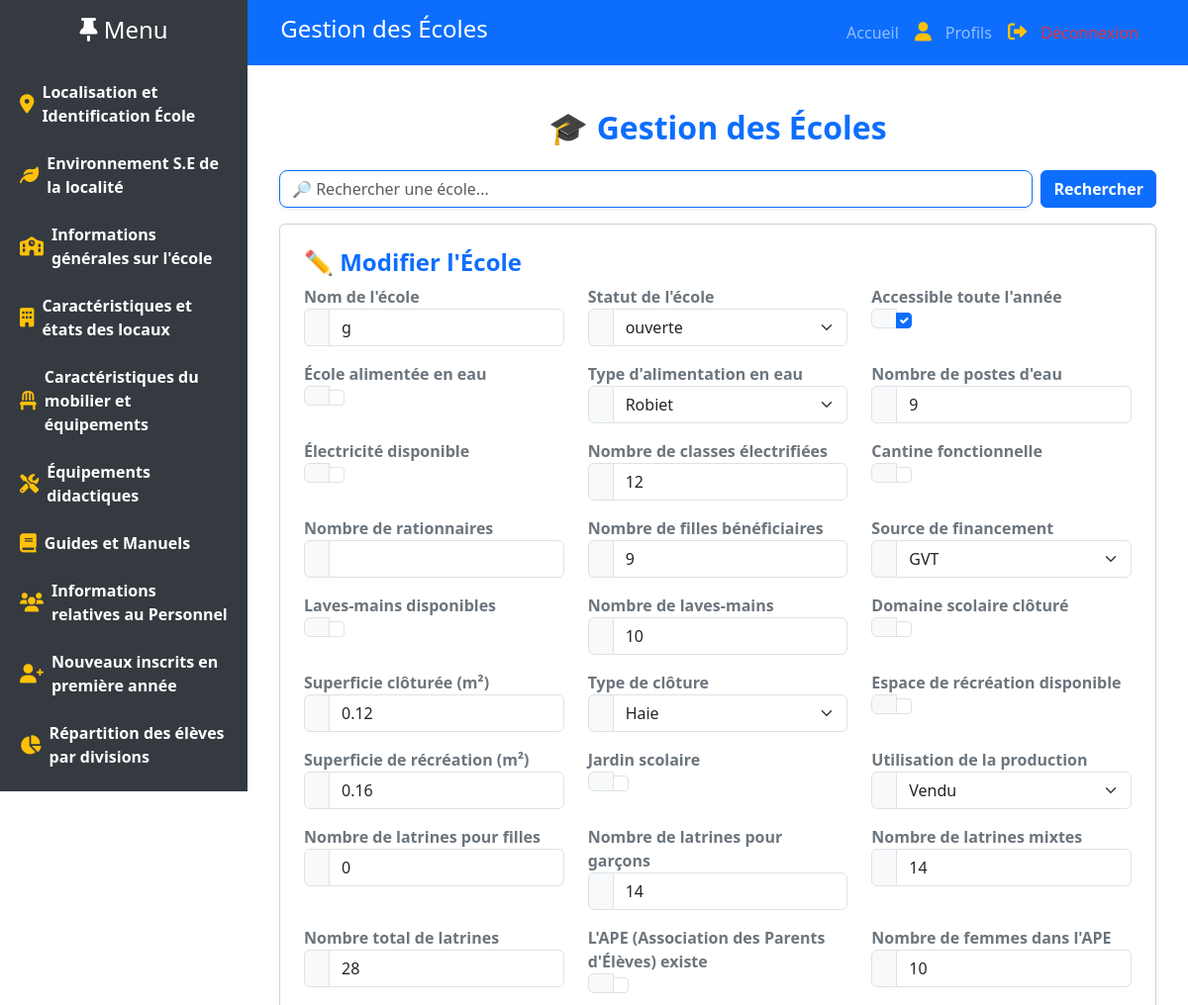
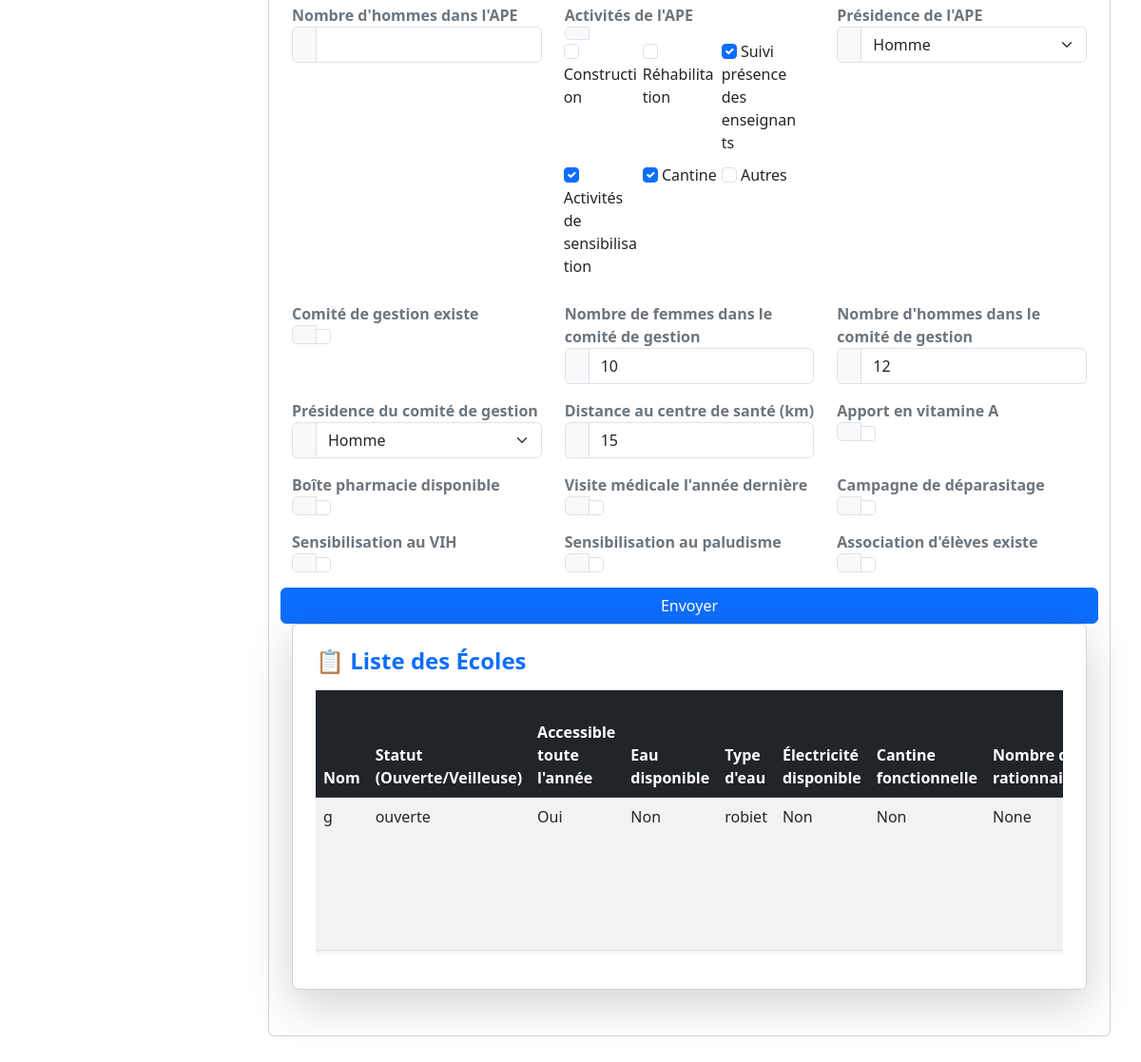
Page /ecoles/1/ on the committed database (2 pictures, top to bottom).
### app/models.py (models this page shows, shortened)
class Ecole(models.Model):
    nom = models.CharField(max_length=200)  # Nom de l'école
    info_ecole = models.CharField(max_length=20, choices=[
        ('ouverte', 'ouverte'),
        ('veilleuse', 'Veilleuse')
    ], null=True, blank=True)  # Statut de l'école
    accessible_toute_annee = models.BooleanField()  # Accessible toute l'année
    eau_disponible = models.BooleanField()  # École alimentée en eau
    type_eau = models.CharField(max_length=20, choices=[
        ('robiet', 'Robiet'),
        ('citerne', 'Citerne'),
        ('puits_avec_cloture', 'Puits avec cloture'),
        ('puits_avec_margelle', 'Puits avec margelle'),
    ], null=True, blank=True)
    nb_postes_eau = models.IntegerField(null=True, blank=True)  # Nombre de postes d'eau
    electricite_disponible = models.BooleanField()  # Électricité disponible
    nb_classes_electrifiees = models.IntegerField(null=True, blank=True)
    cantine_fonctionnelle = models.BooleanField()
    nb_rationnaires = models.IntegerField(null=True, blank=True)  # Nombre de rationnaires
    nb_de_fille_beneficiaires = models.IntegerField(null=True, blank=True)
    source_financement = models.CharField(max_length=20, choices=[
        ('gvt', 'GVT'),
        ('pam', 'PAM'),
        ('autres', 'Autres'),
    ], null=True, blank=True)  # Ex : Gvt, PAN, etc.
    laves_mains_disponibles = models.BooleanField()
    nb_laves_mains = models.IntegerField(null=True, blank=True)
    domaine_cloture = models.BooleanField()  # Domaine scolaire clôturé
    superficie_cloture = models.DecimalField(max_digits=10, decimal_places=2, null=True, blank=True)
    type_cloture = models.CharField(max_length=20, choices=[
        ('dur', 'Dur'),
        ('banco', 'Banco'),
        ('haie', 'Haie'),
        ('grillage', 'Grillage'),
        ('semi_dur', 'Semi-dur'),
    ], null=True, blank=True)
    espace_recreation_disponible = models.BooleanField()
    superficie_recreation = models.DecimalField(max_digits=10, decimal_places=2, null=True, blank=True)  # Superficie en m²
    jardin_scolaire = models.BooleanField()
    utilisation_de_la_produit = models.CharField(max_length=20, choices=[
        ('vendu', 'Vendu'),
        ('distribue', 'Distribue'),
        ('cantine', 'Cantine'),
    ], null=True, blank=True)  # Utilisation de la production
    nb_latrines_filles = models.IntegerField(default=0, blank=True, null=True)
    nb_latrines_garcons = models.IntegerField(default=0, blank=True, null=True)
    nb_latrines_mixt = models.IntegerField(default=0, blank=True, null=True)
    nb_total_latrines = models.IntegerField(default=0, blank=True, null=True)  # Total calculé
    ape_existe = models.BooleanField()  # APE (Association des Parents d'Élèves) existe
    femmes_ape = models.IntegerField(null=True, blank=True)
    hommes_ape = models.IntegerField(null=True, blank=True)
    activites_ape = models.ManyToManyField(
        'Activite_APE',
        related_name="ecoles",
        help_text="Sélectionnez jusqu'à trois activités."
    )  # Modèle pour stocker les activités
    presidence_ape = models.CharField(max_length=20, choices=[
        ('homme', 'Homme'),
        ('femme', 'Femme'),
    ], null=True, blank=True)  # Normaliser 'Femme' en 'femme'
    comite_gestion_existe = models.BooleanField()
    femmes_comite = models.IntegerField(null=True, blank=True)
    hommes_comite = models.IntegerField(null=True, blank=True)
    presidence_comite = models.CharField(max_length=20, choices=[
        ('homme', 'Homme'),
        ('femme', 'Femme'),
    ], null=True, blank=True)
    distance_centre_sante = models.IntegerField(null=True, blank=True)  # Distance en km
    apport_en_vitamine_A = models.BooleanField()  # Supprimer la duplication de ce champ
    boite_pharmacie_disponible = models.BooleanField()
    visite_médicale_année_dernière = models.BooleanField()
    campagne_de_déparasitage = models.BooleanField()
    campagne_de_sensibilisation_au_VIH = models.BooleanField()  # Sensibilisation au VIH
    campagne_de_sensibilisation_au_palu = models.BooleanField()
    association_eleve = models.BooleanField()

### app/views.py (the view)
# urls.py: path('ecoles/', gestion_ecole, name='gestion_ecole'),
def gestion_ecole(request, pk=None):
    ecole = get_object_or_404(Ecole, pk=pk) if pk else Ecole()
    query = request.GET.get('q', '').strip()  # Supprime les espaces inutiles
    if query:
        ecoles = Ecole.objects.filter(
            Q(nom__icontains=query) | Q(nouveau_code__icontains=query)
        )
    else:
        ecoles = Ecole.objects.all()
    if request.method == "POST":
        form = EcoleForm(request.POST, instance=ecole)
        if form.is_valid():
            form.save()
            messages.success(request, "École enregistrée avec succès !")
            return redirect('gestion_ecole')  # Redirection après succès
        else:
            messages.error(request, "Veuillez corriger les erreurs dans le formulaire.")
    else:
        form = EcoleForm(instance=ecole)
    return render(request, 'app/gestion_ecole.html', {
        'form': form,
        'ecoles': ecoles,
        'ecole': ecole,
        'query': query
    })

### app/models.py (called while the page is built)
    def __str__(self):
        return self.get_nom_display()

### app/templates/app/gestion_ecole.html (shortened to what this page needs)
{% extends 'base.html' %}
{% block content %}
    <div class="container mt-4">
        <h2 class="text-center mb-4 text-primary fw-bold">🎓 Gestion des Écoles</h2>
        <form method="GET" class="mb-3 d-flex">
            <input type="text" name="q" class="form-control me-2 border-primary shadow-sm rounded-3" placeholder="🔎 Rechercher une école..." value="{{ query }}">
            <button type="submit" class="btn btn-primary fw-bold">Rechercher</button>
        </form>
    <div class="card p-4 mb-4">
        <h4 class="text-primary fw-bold">
            {% if ecole %}✏ Modifier l'École{% else %}🏫 Ajouter une École{% endif %}
        </h4>
        <form method="post">
            <div class="row">
                {% for field in form %}
                    <div class="col-md-4 col-sm-6 mb-3">
                        <label class="fw-bold text-secondary">{{ field.label }}</label>
                        <div class="input-group">
                            <span class="input-group-text bg-light text-muted"></span>
                            {% if field.name == 'activites_ape' %}
                                <div class="checkbox-group">
                                    {% for checkbox in field %}
                                        <div class="checkbox-item">
                                            {{ checkbox.tag }} {{ checkbox.choice_label }}
                                        </div>
                                    {% endfor %}
                                </div>
                            {% else %}
                                {{ field }}
                            {% endif %}
                        </div>
                    </div>
                {% endfor %}
            <button type="submit" class="btn btn-primary">Envoyer</button>
        </form>
    </div>
     <div class="card p-4 shadow-lg mb-4">
            <h4 class="text-primary fw-bold mb-3">📋 Liste des Écoles</h4>
            <div class="table-responsive">
                <table class="table table-striped table-hover shadow-sm">
                <thead class="table-dark text-white">
                    <tr>
                        <th>Nom</th>
                        <th>Statut (Ouverte/Veilleuse)</th>
                        <th>Accessible toute l'année</th>
                        <th>Eau disponible</th>
                        <th>Type d'eau</th>
                        <th>Électricité disponible</th>
                        <th>Cantine fonctionnelle</th>
                        <th>Nombre de rationnaires</th>
                </thead>
                <tbody>
                    {% for ecole in ecoles %}
                        <td>{{ ecole.nom }}</td>
                        <td>{{ ecole.info_ecole }}</td>
                        <td>{{ ecole.accessible_toute_annee|yesno:"Oui,Non" }}</td>
                        <td>{{ ecole.eau_disponible|yesno:"Oui,Non" }}</td>
                        <td>{{ ecole.type_eau }}</td>
                        <td>{{ ecole.electricite_disponible|yesno:"Oui,Non" }}</td>
                        <td>{{ ecole.cantine_fonctionnelle|yesno:"Oui,Non" }}</td>
                        <td>{{ ecole.nb_rationnaires }}</td>
                    {% empty %}
                    <tr>
                        <td colspan="3" class="text-center">⛔ Aucune école trouvée.</td>
                    </tr>
                    {% endfor %}
                </tbody>
            </table>
        </div>
    </div>
{% endblock %}

### static/images/css/style.css (style rules this page uses)
body { font-family: 'Poppins', sans-serif; background-color: #f8f9fa; }
.container { margin-left: 320px; }

### app/templates/app/gestion_ecole.html (style rules this page uses)
.checkbox-group { display: flex; flex-wrap: wrap; }
.checkbox-item { width: 30%; margin-right: 1.5%; margin-bottom: 10px; }
.checkbox-item:nth-child(3n) { margin-right: 0; }

### rows in the picture
Ecole: form "g" "ouverte" "☑" "Robiet" "9" "12" "9" "GVT" "10" "0.12" "Haie" "0.16" "Vendu" "0" "14" "14" "28" "10" "Homme" "10" "12" "Homme" "15", nom "g", info_ecole "ouverte", accessible_toute_annee "Oui", eau_disponible "Non", type_eau "robiet", electricite_disponible "Non", cantine_fonctionnelle "Non", nb_rationnaires "None"

### other values in the picture
{{ field.label }} "Nom de l'école" "Statut de l'école" "Accessible toute l'année" "École alimentée en eau" "Type d'alimentation en eau" "Nombre de postes d'eau" "Électricité disponible" "Nombre de classes électrifiées" "Cantine fonctionnelle" "Nombre de rationnaires" "Nombre de filles bénéficiaires" "Source de financement" "Laves-mains disponibles" "Nombre de laves-mains" "Domaine scolaire clôturé" "Superficie clôturée (m²)" "Type de clôture" "Espace de récréation disponible" "Superficie de récréation (m²)" "Jardin scolaire" "Utilisation de la production" "Nombre de latrines pour filles" "Nombre de latrines pour garçons" "Nombre de latrines mixtes" "Nombre total de latrines" "L'APE (Association des Parents d'Élèves) existe" "Nombre de femmes dans l'APE" "Nombre d'hommes dans l'APE" "Activités de l'APE" "Présidence de l'APE" "Comité de gestion existe" "Nombre de femmes dans le comité de gestion" "Nombre d'hommes dans le comité de gestion" "Présidence du comité de gestion" "Distance au centre de santé (km)" "Apport en vitamine A" "Boîte pharmacie disponible" "Visite médicale l'année dernière" "Campagne de déparasitage" "Sensibilisation au VIH" "Sensibilisation au paludisme" "Association d'élèves existe"
{{ checkbox.choice_label }} "Construction" "Réhabilitation" "Suivi présence des enseignants" "Activités de sensibilisation" "Cantine" "Autres"
